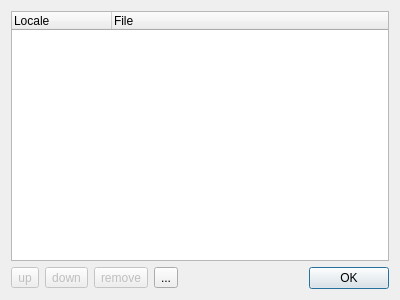
<?xml version="1.0" encoding="UTF-8"?>
<ui version="4.0">
 <class>LanguagesDialog</class>
 <widget class="QDialog" name="LanguagesDialog">
  <property name="geometry">
   <rect>
    <x>0</x>
    <y>0</y>
    <width>400</width>
    <height>300</height>
   </rect>
  </property>
  <property name="windowTitle">
   <string>Auxiliary Languages</string>
  </property>
  <layout class="QVBoxLayout" name="verticalLayout">
   <item>
    <widget class="QTreeWidget" name="languagesList">
     <property name="indentation">
      <number>0</number>
     </property>
     <column>
      <property name="text">
       <string>Locale</string>
      </property>
     </column>
     <column>
      <property name="text">
       <string>File</string>
      </property>
     </column>
    </widget>
   </item>
   <item>
    <layout class="QHBoxLayout">
     <item>
      <widget class="QToolButton" name="upButton">
       <property name="enabled">
        <bool>false</bool>
       </property>
       <property name="toolTip">
        <string>&lt;html&gt;&lt;head&gt;&lt;meta name=&quot;qrichtext&quot; content=&quot;1&quot; /&gt;&lt;style type=&quot;text/css&quot;&gt;
p, li { white-space: pre-wrap; }
&lt;/style&gt;&lt;/head&gt;&lt;body style=&quot; font-family:'MS Shell Dlg 2'; font-size:8.25pt; font-weight:400; font-style:normal;&quot;&gt;
&lt;p style=&quot; margin-top:0px; margin-bottom:0px; margin-left:0px; margin-right:0px; -qt-block-indent:0; text-indent:0px;&quot;&gt;Move selected language up&lt;/p&gt;&lt;/body&gt;&lt;/html&gt;</string>
       </property>
       <property name="text">
        <string>up</string>
       </property>
       <property name="icon">
        <iconset>
         <normaloff>:/images/up.png</normaloff>:/images/up.png</iconset>
       </property>
      </widget>
     </item>
     <item>
      <widget class="QToolButton" name="downButton">
       <property name="enabled">
        <bool>false</bool>
       </property>
       <property name="toolTip">
        <string>&lt;html&gt;&lt;head&gt;&lt;meta name=&quot;qrichtext&quot; content=&quot;1&quot; /&gt;&lt;style type=&quot;text/css&quot;&gt;
p, li { white-space: pre-wrap; }
&lt;/style&gt;&lt;/head&gt;&lt;body style=&quot; font-family:'MS Shell Dlg 2'; font-size:8.25pt; font-weight:400; font-style:normal;&quot;&gt;
&lt;p style=&quot; margin-top:0px; margin-bottom:0px; margin-left:0px; margin-right:0px; -qt-block-indent:0; text-indent:0px; font-size:8pt;&quot;&gt;Move selected language down&lt;/p&gt;&lt;/body&gt;&lt;/html&gt;</string>
       </property>
       <property name="text">
        <string>down</string>
       </property>
       <property name="icon">
        <iconset>
         <normaloff>:/images/down.png</normaloff>:/images/down.png</iconset>
       </property>
      </widget>
     </item>
     <item>
      <widget class="QToolButton" name="removeButton">
       <property name="enabled">
        <bool>false</bool>
       </property>
       <property name="toolTip">
        <string>&lt;html&gt;&lt;head&gt;&lt;meta name=&quot;qrichtext&quot; content=&quot;1&quot; /&gt;&lt;style type=&quot;text/css&quot;&gt;
p, li { white-space: pre-wrap; }
&lt;/style&gt;&lt;/head&gt;&lt;body style=&quot; font-family:'MS Shell Dlg 2'; font-size:8.25pt; font-weight:400; font-style:normal;&quot;&gt;
&lt;p style=&quot; margin-top:0px; margin-bottom:0px; margin-left:0px; margin-right:0px; -qt-block-indent:0; text-indent:0px;&quot;&gt;Remove selected language&lt;/p&gt;&lt;/body&gt;&lt;/html&gt;</string>
       </property>
       <property name="text">
        <string>remove</string>
       </property>
       <property name="icon">
        <iconset>
         <normaloff>:/images/editdelete.png</normaloff>:/images/editdelete.png</iconset>
       </property>
      </widget>
     </item>
     <item>
      <widget class="QToolButton" name="openFileButton">
       <property name="enabled">
        <bool>true</bool>
       </property>
       <property name="toolTip">
        <string>&lt;html&gt;&lt;head&gt;&lt;meta name=&quot;qrichtext&quot; content=&quot;1&quot; /&gt;&lt;style type=&quot;text/css&quot;&gt;
p, li { white-space: pre-wrap; }
&lt;/style&gt;&lt;/head&gt;&lt;body style=&quot; font-family:'MS Shell Dlg 2'; font-size:8.25pt; font-weight:400; font-style:normal;&quot;&gt;
&lt;p style=&quot; margin-top:0px; margin-bottom:0px; margin-left:0px; margin-right:0px; -qt-block-indent:0; text-indent:0px;&quot;&gt;Open auxiliary language files&lt;/p&gt;&lt;/body&gt;&lt;/html&gt;</string>
       </property>
       <property name="text">
        <string>...</string>
       </property>
       <property name="icon">
        <iconset>
         <normaloff>:/images/mac/fileopen.png</normaloff>:/images/mac/fileopen.png</iconset>
       </property>
      </widget>
     </item>
     <item>
      <spacer>
       <property name="orientation">
        <enum>Qt::Orientation::Horizontal</enum>
       </property>
       <property name="sizeHint" stdset="0">
        <size>
         <width>121</width>
         <height>20</height>
        </size>
       </property>
      </spacer>
     </item>
     <item>
      <widget class="QPushButton" name="okButton">
       <property name="text">
        <string>OK</string>
       </property>
      </widget>
     </item>
    </layout>
   </item>
  </layout>
 </widget>
 <resources>
  <include location="linguist.qrc"/>
 </resources>
 <connections>
  <connection>
   <sender>okButton</sender>
   <signal>clicked()</signal>
   <receiver>LanguagesDialog</receiver>
   <slot>accept()</slot>
   <hints>
    <hint type="sourcelabel">
     <x>352</x>
     <y>39</y>
    </hint>
    <hint type="destinationlabel">
     <x>233</x>
     <y>29</y>
    </hint>
   </hints>
  </connection>
 </connections>
</ui>
